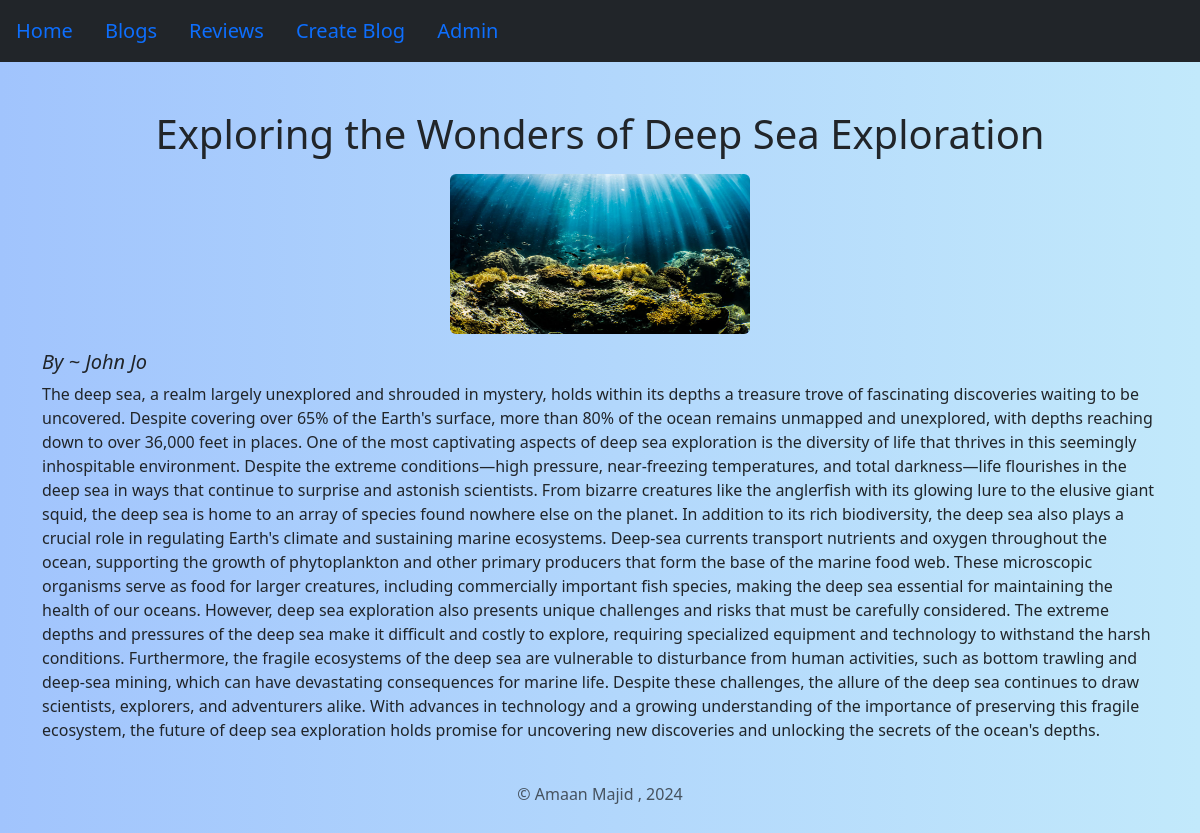
Page /blog/11/ on the committed database.
### blog/models.py (models this page shows, shortened)
class blogPosts(models.Model):
    title=models.CharField(max_length=100)
    content=models.TextField()
    author=models.CharField(max_length=50)
    image=models.ImageField(upload_to='blogs/')
    date_added=models.DateTimeField(default=timezone.now)

### blog/views.py (the view)
# urls.py: path('<int:blog_id>/',views.blog_detail,name='blog_details'),
def blog_detail(request,blog_id):
    blog=get_object_or_404(blogPosts,pk=blog_id)
    return render(request,'blog_description.html',{'blog':blog})

### blog/templates/blog_description.html (shortened to what this page needs)
{% extends "layout.html" %}
{% block content %}
<h1>{{blog.title}}</h1>
<img class="d-block mx-auto m-3 rounded" src="{{ blog.image.url }}" alt="Image Description" style="width: 300px; height: 160px;">
<em><h5>By ~ {{blog.author}}</h5></em>
<div class="blog-content">
    {{ blog.content|linebreaks }}
</div>
{% endblock %}

### static/style.css (style rules this page uses)
:root { --bs-body-bg: #f0f0f0; }
h1 { text-align: center; }

### templates/layout.html (style rules this page uses)
body { background: linear-gradient(90deg, #a1c4fd, #c2e9fb); }

### rows in the picture
blogPosts: title "Exploring the Wonders of Deep Sea Exploration", image (picture), author "John Jo", content "The deep sea, a realm largely unexplored and shrouded in mystery, holds within its depths a treasure trove of fascinating discoveries waiting to be uncovered. Despite covering over 65% of the Earth's surface, more than 80% of the ocean remains unmapped and unexplored, with depths reaching down to over 36,000 feet in places. One of the most captivating aspects of deep sea exploration is the diversity of life that thrives in this seemingly inhospitable environment. Despite the extreme conditions—high pressure, near-freezing temperatures, and total darkness—life flourishes in the deep sea in ways that continue to surprise and astonish scientists. From bizarre creatures like the anglerfish with…"
